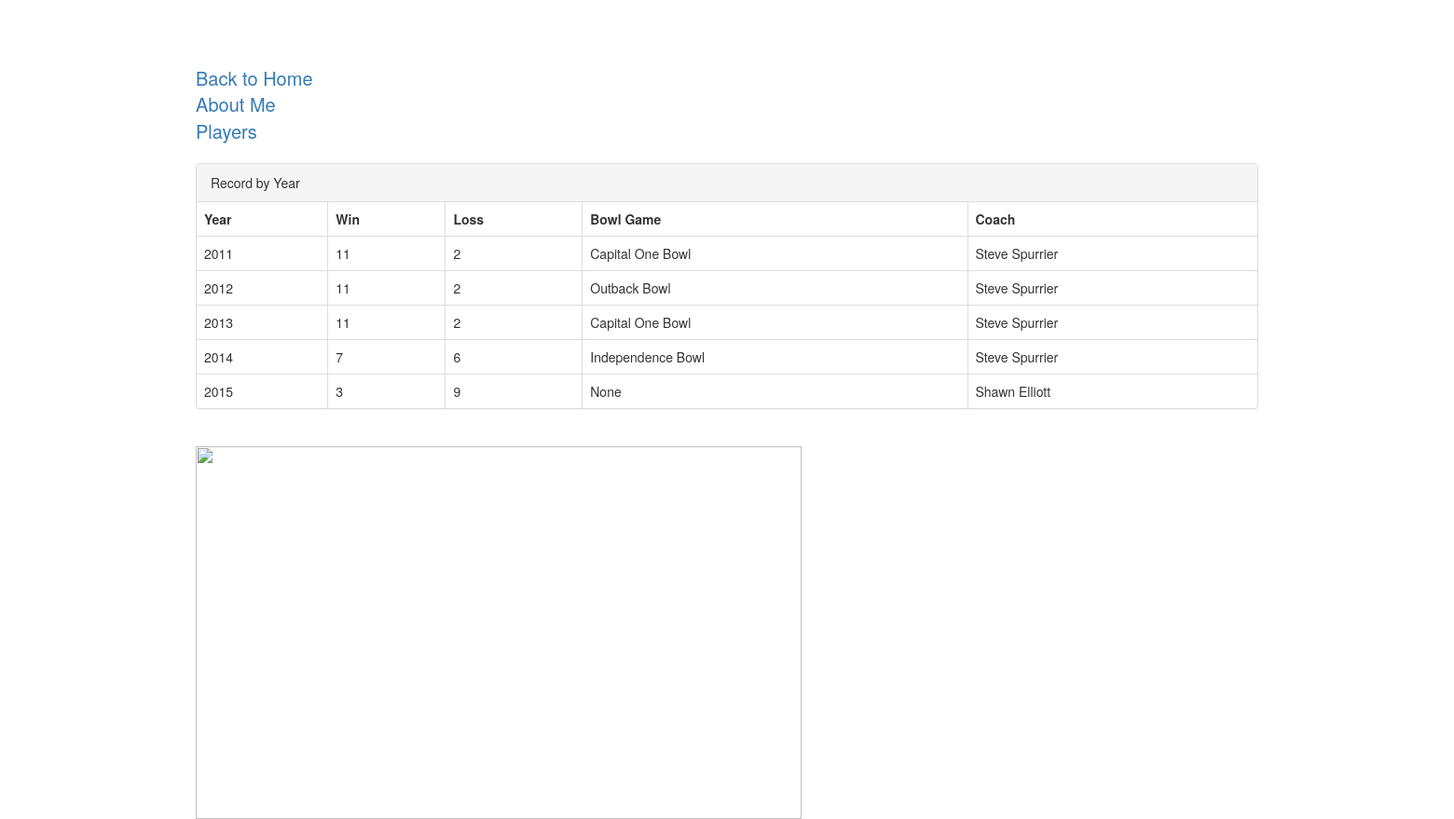
The app's page /record/ with its own data.
### app/models.py (models this page shows, shortened)
class Team(models.Model):
    year = models.IntegerField()
    win = models.IntegerField()
    loss = models.IntegerField()
    bowl_game = models.CharField(max_length=30)
    coach = models.CharField(max_length=30)

### app/views.py (the view)
# urls.py: url(r'^record/$', record_view, name="record_view"),
def record_view(request):
    context = {
        "information": Team.objects.all()
    }
    return render(request, "record.html", context)

### templates/record.html (shortened to what this page needs)
<!DOCTYPE html>
<html>
  <head>
    <link href="https://maxcdn.bootstrapcdn.com/bootstrap/3.3.7/css/bootstrap.min.css" rel="stylesheet"
>
  </head>
  <body>
    <div class="container">
      <h1 class="header">Records</h1>
      <a href="{% url 'index_view' %}">Back to Home</a> <br>
      <a href="{% url 'about_view' %}">About Me</a> <br>
      <a href="{% url 'player_view' %}">Players</a>
      <br>
      <br>
      <div class="panel panel-default">
          <div class="panel-heading">Record by Year</div>
          <table class="table table-bordered">
            <thead>
              <tr>
                <th>Year</th>
                <th>Win</th>
                <th>Loss</th>
                <th>Bowl Game</th>
                <th>Coach</th>
              </tr>
            </thead>
            <tbody>
              {% for row in information %}
              <tr>
                <td>{{ row.year }}</td>
                <td>{{ row.win }}</td>
                <td>{{ row.loss }}</td>
                <td>{{ row.bowl_game }}</td>
                <td>{{ row.coach }}</td>
              </tr>
              {% endfor %}
            </tbody>
          </table>
        </div>
        <br>
        <img src="https://saturdayblitz.com/files/2014/12/steve-spurrier-ncaa-football-independence-bowl-miami-vs-south-carolina.jpg" />
    </div>
  </body>
</html>

### templates/record.html (style rules this page uses)
body { background-image: url("https://s-media-cache-ak0.pinimg.com/originals/ac/b2/75/acb275f59c26e75a620dac950a5125fd.jpg"); }
a { font-size: 20px; }
.header { position: relative; left: 500px; color: white; text-decoration: underline; }
img { position: relative; height: 400px; width: 650px; }

### records on screen
Team: year "2011", win "11", loss "2", bowl_game "Capital One Bowl", coach "Steve Spurrier"
Team: year "2012", win "11", loss "2", bowl_game "Outback Bowl", coach "Steve Spurrier"
Team: year "2013", win "11", loss "2", bowl_game "Capital One Bowl", coach "Steve Spurrier"
Team: year "2014", win "7", loss "6", bowl_game "Independence Bowl", coach "Steve Spurrier"
Team: year "2015", win "3", loss "9", bowl_game "None", coach "Shawn Elliott"
